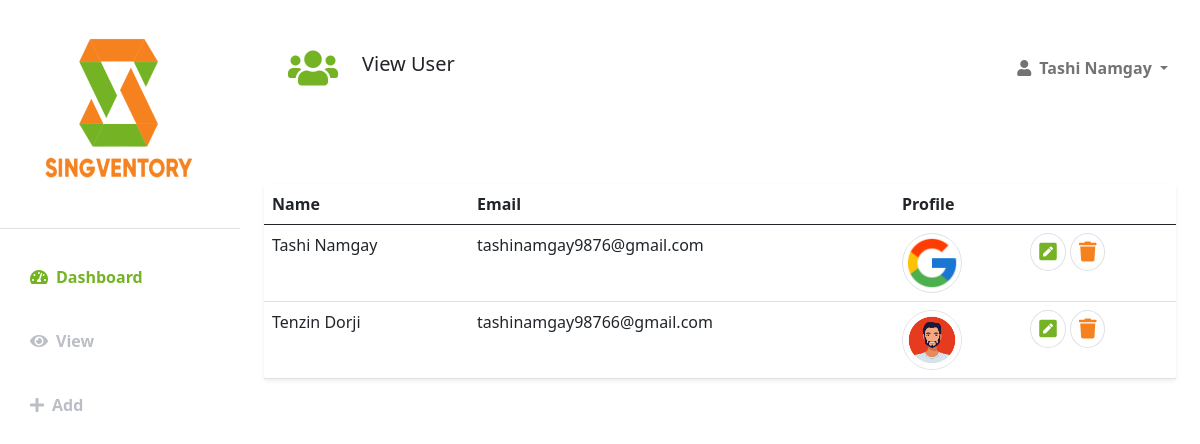
Screenshot of /svadmin/view/user (signed in) with the database file from the repository.
### SingventoryApp/models.py (models this page shows, shortened)
class SVUser(AbstractBaseUser, PermissionsMixin):
    email = models.EmailField(_('email Address'), unique=True)
    name = models.CharField(max_length=150, blank=True)
    image = models.ImageField(default='default.png', upload_to='profile_pics')
    is_staff = models.BooleanField(default=True)
    is_active = models.BooleanField(default=True)
    CAT_CHOICES = (
        ('Admin', 'Admin'),
        ('User', 'User'),
    )
    ACTIVATION = (
        ('Active', 'Active'),
        ('Inactive', 'Inactive'),
    )
    category = models.CharField(
        _('category'),
        choices=CAT_CHOICES,
        max_length=15,
        default='User'
    )
    activated = models.CharField(
        _('activated'),
        choices=ACTIVATION,
        max_length=15,
        default='Inactive'
    )
    objects = AccountManager()
    USERNAME_FIELD = 'email'
    REQUIRED_FIELDS = ['name']
    class Meta:
        verbose_name = 'SV User'

### SingventoryApp/views.py (the view)
# urls.py: path('svadmin/view/user', views.adminViewUser, name='viewuser'),
@login_required(login_url=home)
@user_passes_test(lambda u: True if u.category=="Admin" else False )
def adminViewUser(request):
    svusersl = SVUser.objects.all().order_by('name')
    page = request.GET.get('page', 1)
    paginator = Paginator(svusersl, 5)
    try:
        svusers = paginator.page(page)
    except PageNotAnInteger:
        svusers = paginator.page(1)
    except EmptyPage:
        svusers = paginator.page(paginator.num_pages)
    return render(request, 'SingventoryApp/admin/viewUser.html',{'svusers':svusers})

### SingventoryApp/templates/SingventoryApp/admin/viewUser.html (shortened to what this page needs)
{% load static %}
<!DOCTYPE html>
<html lang="en">
  <head>
    <link
      href="https://cdn.jsdelivr.net/npm/bootstrap@5.0.0-beta3/dist/css/bootstrap.min.css"
      rel="stylesheet"
    />
    <link
      rel="stylesheet"
      href="https://cdnjs.cloudflare.com/ajax/libs/font-awesome/5.15.3/css/all.min.css"
    />
    <link
      rel="stylesheet"
      href="{% static 'SingventoryApp/adminstyles.css' %}"
    />
  </head>
  <body>
    <div class="d-flex" id="wrapper">
      <div class="bg-white" id="sidebar-wrapper">
        <div
          class="sidebar-heading text-center py-4 primary-text fs-4 fw-bold text-uppercase border-bottom"
        >
          <a href="{% url 'adminhome' %}"
            ><img
              src="{% static 'SingventoryApp/images/logo.png' %}"
              height="180px"
              width="200px"
              alt="Logo of Singventory"
          /></a>
        </div>
        <div class="list-group list-group-flush my-3">
          <a
            href="{% url 'adminhome' %}"
            class="list-group-item list-group-item-action bg-transparent second-text active"
            ><i class="fas fa-tachometer-alt me-2"></i>Dashboard</a
          >
          <div class="dropdown">
            <button
              class="list-group-item list-group-item-action bg-transparent second-text fw-bold"
              type="button"
              id="dropdownMenu2"
              data-bs-toggle="dropdown"
              aria-expanded="false"
            >
              <i class="fas fa-eye me-2"></i>View
            </button>
          </div>
          <div class="dropdown">
            <button
              class="list-group-item list-group-item-action bg-transparent second-text fw-bold"
              type="button"
              id="dropdownMenu2"
              data-bs-toggle="dropdown"
              aria-expanded="false"
            >
              <i class="fas fa-plus me-2"></i>Add
            </button>
          </div>
        </div>
      </div>
      <div id="page-content-wrapper">
        <nav
          class="navbar navbar-expand-lg navbar-light bg-transparent py-4 px-4"
        >
          <div class="d-flex align-items-center">
            <i class="fas fa-users fs-1 primary-text  rounded-full secondary-bg p-4" id="menu-toggle"></i>
            <h5>View User</h5>
          </div>
          <div class="collapse navbar-collapse" id="navbarSupportedContent">
            <ul class="navbar-nav ms-auto mb-2 mb-lg-0">
              <li class="nav-item dropdown">
                <a
                  class="nav-link dropdown-toggle second-text fw-bold"
                  href="#"
                  id="navbarDropdown"
                  role="button"
                  data-bs-toggle="dropdown"
                  aria-expanded="false"
                >
                  <i class="fas fa-user me-2"></i>{{user.name}}
                </a>
              </li>
            </ul>
          </div>
        </nav>
        <div class="container-fluid px-4">
          <div class="row my-5">
            <div class="col">
              <table class="table bg-white rounded shadow-sm table-hover">
                <thead>
                  <tr>
                    <th scope="col">Name</th>
                    <th scope="col">Email</th>
                    <th scope="col">Profile</th>
                    <th scope="col"></th>
                  </tr>
                </thead>
                <tbody>
                  {% for users in svusers %}
                  <tr>
                    <td>{{ users.name }}</td>
                    <td>{{ users.email }}</td>
                    <td>
                      <img
                        src="{{ users.image.url }}"
                        class="border rounded-full"
                        height="60"
                        width="60"
                      />
                    </td>
                    <td>
                      <a class="iconsa" href="{% url 'editUser' users.pk %}" data-bs-toggle="tooltip" data-bs-title="Edit User">
                        <i
                          class="fas fa-pen-square fs-5 primary-text border rounded-full primary-text p-2"
                        ></i>
                      </a>
                      <a class="iconsa" href="{% url 'delUser' users.pk %}" data-bs-toggle="tooltip" data-bs-title="Delete User">
                        <i
                          class="fas fa-trash fs-5 primary-text border rounded-full secondary-bg1 p-2"
                        ></i>
                      </a>
                    </td>
                  </tr>
                  {% endfor %}
                </tbody>
              </table>
            </div>
          </div>
        </div>
      </div>
    </div>
  </body>
</html>

### SingventoryApp/static/SingventoryApp/adminstyles.css (style rules this page uses)
:root { --main-bg-color: #74B424; --main-text-color: #74B424; --main-text-color1: #f6821f; --second-text-color: #bbbec5; --second-bg-color: #FFFFFF; }
.primary-text { color: var(--main-text-color); }
.second-text { color: var(--second-text-color); }
.secondary-bg { color: var(--main-text-color); }
.secondary-bg1 { color: var(--main-text-color1); }
.rounded-full { border-radius: 100%; }
#wrapper { overflow-x: hidden; background-image: linear-gradient( to right, #ffffff, #ffffff, #ffffff, #ffffff, #ffffff ); }
#sidebar-wrapper { min-height: 100vh; margin-left: -15rem; -webkit-transition: margin 0.25s ease-out; -moz-transition: margin 0.25s ease-out; -o-transition: margin 0.25s ease-out; transition: margin 0.25s ease-out; }
#sidebar-wrapper .sidebar-heading { padding: 0.875rem 1.25rem; font-size: 1.2rem; }
#sidebar-wrapper .list-group { width: 15rem; }
#page-content-wrapper { min-width: 100vw; }
#menu-toggle { cursor: pointer; }
.list-group-item { border: none; padding: 20px 30px; }
.list-group-item.active { background-color: transparent; color: var(--main-text-color); font-weight: bold; border: none; }
* { box-sizing: border-box; margin: 0; padding: 0; }
body { background-color: white; }
@media (min-width: 768px) { #sidebar-wrapper { margin-left: 0; } }
@media (min-width: 768px) { #page-content-wrapper { min-width: 0; width: 100%; } }
.iconsa { text-decoration: none; }

### rows the page displays
SVUser: name "Tashi Namgay", email "tashinamgay9876@gmail.com", image (picture)
SVUser: name "Tenzin Dorji", email "tashinamgay98766@gmail.com", image (picture)
